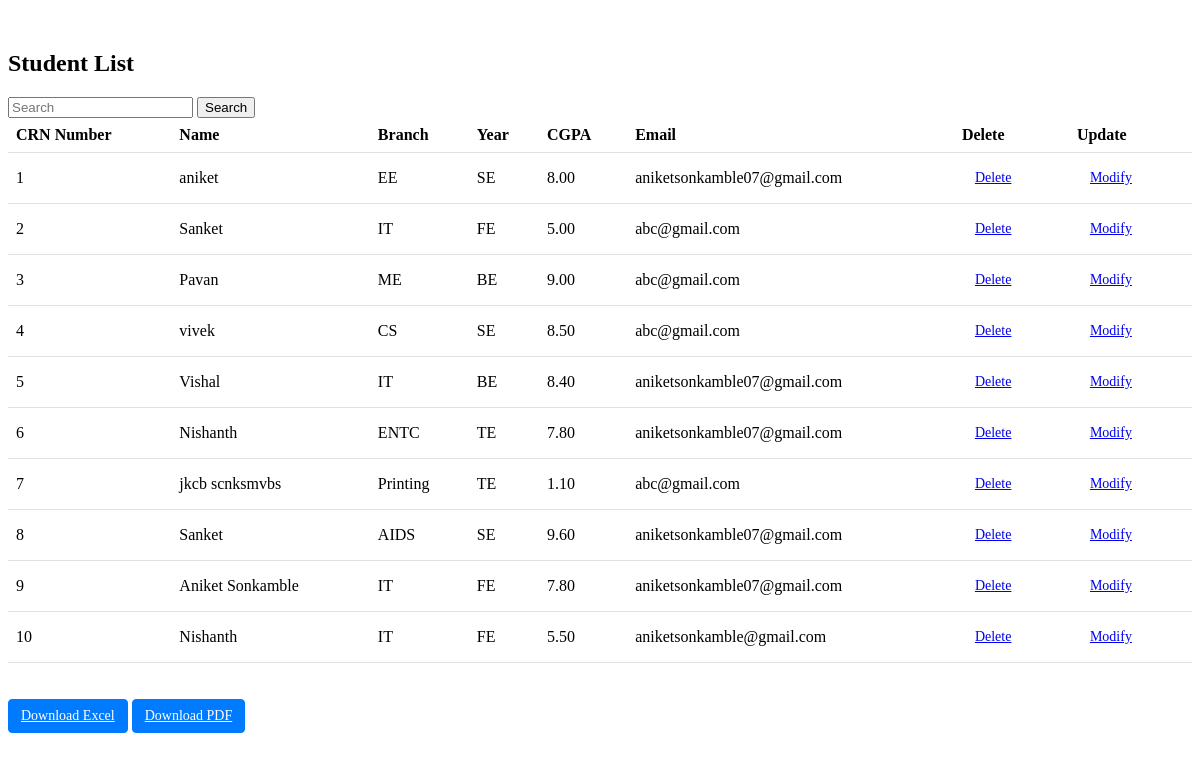
/pvg/studentlist/, run on an earlier commit of the app's database.
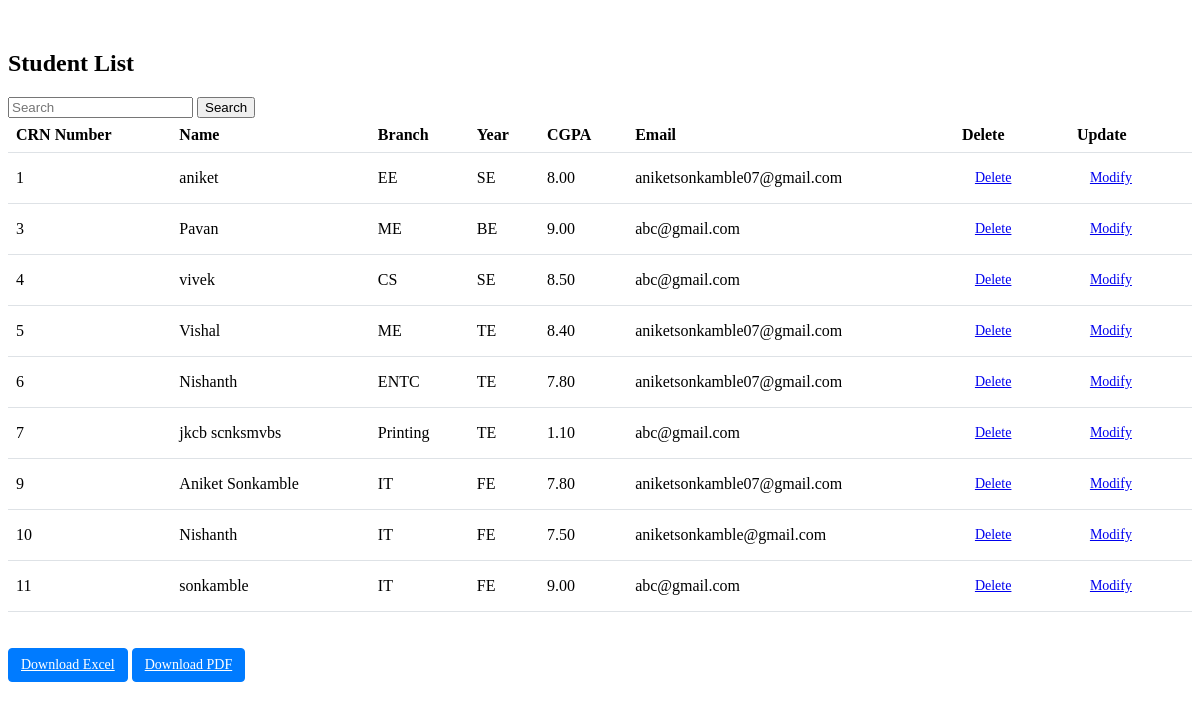
And on a later commit of the database.
### pvg/models.py (models this page shows, shortened)
class Student(models.Model):
    crn_number = models.IntegerField(primary_key=True)
    BRANCH_CHOICES = [
        ('ME', 'Mechanical Engineering'),
        ('IT', 'Information Technology'),
        ('CS', 'Computer Science'),
        ('EE', 'Electrical Engineering'),
        ('ENTC', 'ENTC'),
        ('Printing','Printing'),
        ('AIDS','AIDS')
    ]
    name = models.CharField(max_length=100)
    branch = models.CharField(max_length=20, choices=BRANCH_CHOICES)
    student_year = [
         ('FE','First Year'),
         ('SE','Second Year'),
         ('TE','Third Year'),
         ('BE','Final Year')
    ]
    year = models.CharField(max_length=20, choices=student_year)
    email = models.CharField(max_length=50, null=True, blank=True)
    password = models.CharField(max_length=20, null=True, blank=True)
    sem_marks_sheet = models.FileField(upload_to='sem_marks_sheets/')
    cv_file = models.FileField(upload_to='cv_files/')
    CGPA = models.DecimalField(max_digits=4, decimal_places=2, null=True, blank=True)

### pvg/views.py (the view)
# urls.py: path("studentlist/", views.studentlist, name="studentlist_default"),
def studentlist(request, page=1):
    search_query = request.GET.get('q')  # Get the search query parameter
    if search_query:  # If there is a search query
        ServiceData = Student.objects.filter(
            Q(crn_number__icontains=search_query) | Q(name__icontains=search_query) | Q(branch__icontains=search_query)
        ).order_by('crn_number')
    else:
        ServiceData = Student.objects.all().order_by('crn_number')
    paginator = Paginator(ServiceData, 10)
    page_number = request.GET.get('page')
    ServiceDataFinal = paginator.get_page(page_number)
    data = {'ServiceData': ServiceDataFinal, 'search_query': search_query}
    return render(request, 'studentlist.html', data)

### pvg/templates/Studentlist.html (shortened to what this page needs)
{% extends "base.html" %}
{% block body %}
<div class="container">
    <h1>Student List</h1>
    <form method="GET" action="{% url 'studentlist' page=1 %}">
        <input type="text" name="q" placeholder="Search" >
        <button type="submit">Search</button>
    </form>
    <table>
        <thead>
            <tr>
                <th>CRN Number</th>
                <th>Name</th>
                <th>Branch</th>
                <th>Year</th>
                <th>CGPA</th>
                <th>Email</th>
                <th>Delete</th>
                <th>Update</th>
            </tr>
        </thead>
        <tbody>
            {% for item in ServiceData %}
            <tr>
                <td>{{ item.crn_number }}</td>
                <td>{{ item.name }}</td>
                <td>{{ item.branch }}</td>
                <td>{{ item.year }}</td>
                <td>{{ item.CGPA }}</td>
                <td>{{ item.email }}</td>
                <td>
                    <a href="{% url 'delete_std' item.crn_number %}" class="btn btn-danger md-sm">Delete</a>
                </td>
                <td>
                    <a href="{% url 'update_std' item.crn_number %}" class="btn btn-danger md-sm">Modify</a>
                </td>
            </tr>
            {% endfor %}
        </tbody>
    </table>
    <a href="{% url 'download_excel' %}" class="btn btn-primary">Download Excel</a>
    <a href="{% url 'download_pdf' %}" class="btn btn-primary">Download PDF</a>
</div>
{% endblock %}

What changed in the data, as far as the page shows it:
removed Student: crn_number "2", name "Sanket", branch "IT", year "FE", CGPA "5.00", email "abc@gmail.com"
removed Student: crn_number "8", name "Sanket", branch "AIDS", year "SE", CGPA "9.60", email "aniketsonkamble07@gmail.com"
changed Student "Vishal": branch "IT" → "ME"; year "BE" → "TE"
changed Student "aniketsonkamble@gmail.com": CGPA "5.50" → "7.50"
now on this page (row unchanged): Student: crn_number "11", name "sonkamble", branch "IT", year "FE", CGPA "9.00", email "abc@gmail.com"
